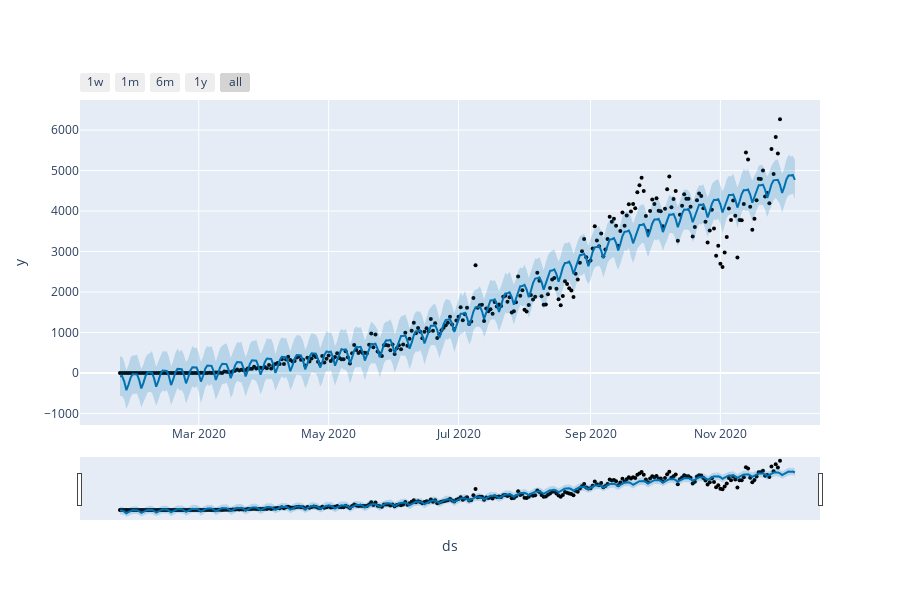

This figure's notebook cell:
### Code cell
from prophet.plot import plot_plotly, plot_components_plotly
plot_plotly(model_prophet, forecast_prophet)

### Figure 1 — Plotly figure (JSON) as saved in the notebook; plotly's stock layout.template omitted (floating-point values rounded to 4 significant figures; data arrays with more than 128 entries replaced by an {"elided": "..."} marker saying what was removed)
{"data": [{"marker": {"color": "black", "size": 4}, "mode": "markers", "name": "Actual", "type": "scatter", "x": {"elided": "311 str values"}, "y": {"elided": "311 int values"}}, {"hoverinfo": "skip", "line": {"width": 0}, "mode": "lines", "type": "scatter", "x": {"elided": "318 str values"}, "y": {"elided": "318 float values"}}, {"fill": "tonexty", "fillcolor": "rgba(0, 114, 178, 0.2)", "line": {"color": "#0072B2", "width": 2}, "mode": "lines", "name": "Predicted", "type": "scatter", "x": {"elided": "318 str values"}, "y": {"elided": "318 float values"}}, {"fill": "tonexty", "fillcolor": "rgba(0, 114, 178, 0.2)", "hoverinfo": "skip", "line": {"width": 0}, "mode": "lines", "type": "scatter", "x": {"elided": "318 str values"}, "y": {"elided": "318 float values"}}], "layout": {"height": 600, "showlegend": false, "width": 900, "xaxis": {"rangeselector": {"buttons": [{"count": 7, "label": "1w", "step": "day", "stepmode": "backward"}, {"count": 1, "label": "1m", "step": "month", "stepmode": "backward"}, {"count": 6, "label": "6m", "step": "month", "stepmode": "backward"}, {"count": 1, "label": "1y", "step": "year", "stepmode": "backward"}, {"step": "all"}]}, "rangeslider": {"visible": true}, "title": {"text": "ds"}, "type": "date"}, "yaxis": {"title": {"text": "y"}}}}
